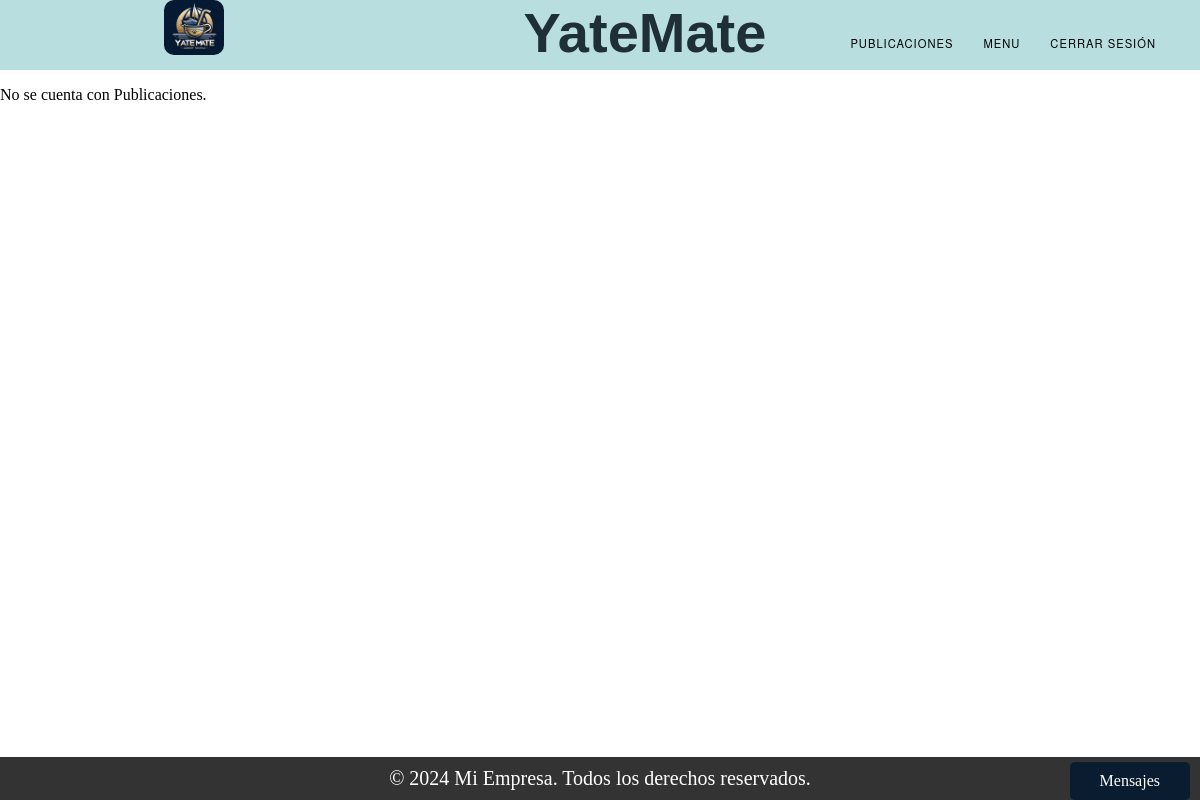
The app's page /list_publication_boat/ (signed in), older data.
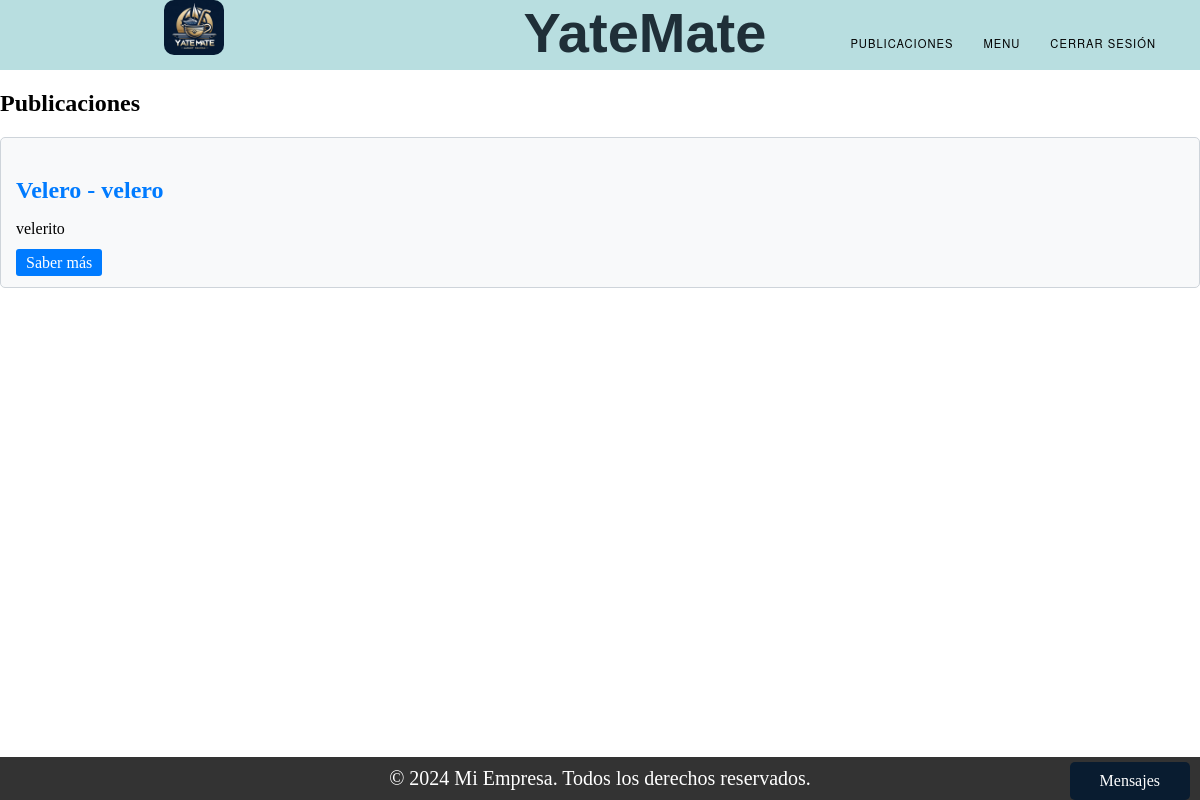
The same page, newer data.
### Trueque/models.py (models this page shows, shortened)
class Publicacion_Embarcacion(models.Model):
    ESTADO_CHOICES = (
        ('Vigente', 'Vigente'),
        ('Proceso', 'Proceso'),
        ('Finalizado', 'Finalizado'),
    )
    embarcacion = models.ForeignKey(Embarcacion, on_delete=models.CASCADE)
    descripcion = models.TextField()
    estado = models.CharField(max_length=50)

### Register/models.py (models this page shows, shortened)
class Embarcacion(models.Model):
    TIPOS = (
        ('Velero', 'Velero'),
        ('Yate', 'Yate'),
        ('Lancha', 'Lancha'),
        ('Barco', 'Barco'),
    )
    eslora = models.FloatField()
    manga = models.FloatField()
    calado = models.FloatField()
    matricula = models.CharField(max_length=20, unique=True)
    nombre_fantasia = models.CharField(max_length=255)
    foto = models.ImageField(upload_to='static/img_b', null=True, blank=True)
    dueno = models.ForeignKey(User, on_delete=models.SET_NULL, null=True)
    tipo = models.CharField(max_length=20, choices=TIPOS)

### Trueque/views.py (the view)
# urls.py: path("list_publication_boat/", views.list_publication_boat, name="list_publication_boat"),
def list_publication_boat(request):
    embarcaciones_vigentes = Publicacion_Embarcacion.objects.filter(estado='Vigente')
    return render(request, "list_publication_boat.html", {'embarcaciones_vigentes': embarcaciones_vigentes,'tipo_objetos': 'Embarcaciones',})

### Trueque/context_processors.py (called while the page is built)
def conversaciones_usuario(request):
    user_id = request.session.get('user_id')
    if user_id:
        conversaciones = Conversacion.objects.filter(Q(dueño_publicacion=user_id) | Q(solicitante=user_id))
        return {'conversaciones_usuario': conversaciones}
    else:
        return {'conversaciones_usuario': []}

### Trueque/models.py (called while the page is built)
    def get_mensajes(self):
        return Mensajes_chat.objects.filter(conversacion=self).order_by('enviado_a')

### Trueque/templates/list_publication_boat.html (shortened to what this page needs)
{% extends "base.html" %}
{% block content %}
{% if embarcaciones_vigentes %}
    <h2>Publicaciones</h2>
    {% for embarcacion in  embarcaciones_vigentes %}
        <div class="card">
            <h3 class="card-title">{{ embarcacion.embarcacion.tipo }} - {{ embarcacion.embarcacion.nombre_fantasia }}</h3>
            <p>{{ embarcacion.descripcion|truncatechars:70 }}</p>
            <a href="{% url 'saber_mas' id=embarcacion.id tipo_objetos=tipo_objetos %}" class="btn btn-card">Saber más</a>
        </div>
    {% endfor %}
{% else %}
    <p>No se cuenta con Publicaciones.</p>
{% endif %}
{% endblock %}

Row changes from the older to the newer data that the page shows:
added Publicacion_Embarcacion: embarcacion.tipo "Velero", embarcacion.nombre_fantasia "velero", descripcion "velerito"
Text that changed along with them:
text no longer shown: "No se cuenta con Publicaciones."
text now shown: "Publicaciones"
